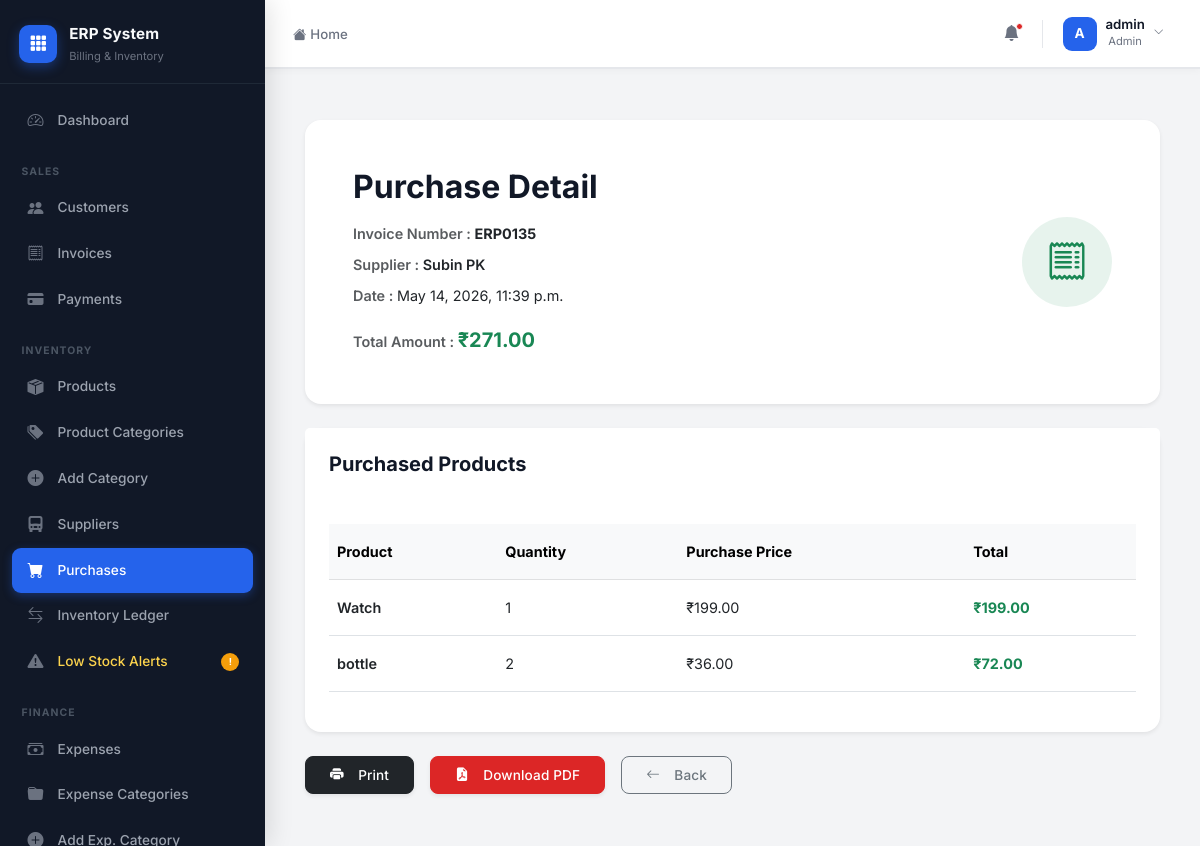
/purchases/12/ (signed in), run on the app's committed database.
### accounts/models.py (models this page shows)
class CustomUser(AbstractUser):
    ROLE_CHOICES = (
        ('admin', 'Admin'),
        ('staff', 'Staff'),
        ('accountant', 'Accountant'),
    )
    role = models.CharField(max_length=20, choices=ROLE_CHOICES, default='staff')
    phone = models.CharField(max_length=15, blank=True, null=True)

### purchases/models.py (models this page shows, shortened)
class Purchase(models.Model):
    supplier = models.ForeignKey(
        Supplier,
        on_delete=models.CASCADE,
        related_name='purchases'
    )
    invoice_number = models.CharField(
        max_length=100,
        unique=True
    )
    date = models.DateTimeField(
        auto_now_add=True
    )
    created_by = models.ForeignKey(
        CustomUser,
        on_delete=models.SET_NULL,
        null=True,
        blank=True
    )
    total_amount = models.DecimalField(
        max_digits=12,
        decimal_places=2,
        default=0
    )
    class Meta:
        ordering = ['-id']

class PurchaseItem(models.Model):
    purchase = models.ForeignKey(
        Purchase,
        on_delete=models.CASCADE,
        related_name='items'
    )
    product = models.ForeignKey(
        Product,
        on_delete=models.CASCADE,
        related_name='purchase_items'
    )
    quantity = models.PositiveIntegerField(
        default=1
    )
    purchase_price = models.DecimalField(
        max_digits=12,
        decimal_places=2
    )
    class Meta:
        ordering = ['id']
    @property
    def total_price(self):
        return self.quantity * self.purchase_price

### suppliers/models.py (models this page shows, shortened)
class Supplier(models.Model):
    name = models.CharField(max_length=200)
    company_name = models.CharField(
        max_length=200,
        blank=True,
        null=True
    )
    phone = models.CharField(max_length=15)
    email = models.EmailField(
        blank=True,
        null=True
    )
    gst_number = models.CharField(
        max_length=20,
        blank=True,
        null=True
    )
    address = models.TextField()
    created_at = models.DateTimeField(
        auto_now_add=True
    )

### products/models.py (models this page shows, shortened)
class Product(models.Model):
    name = models.CharField(max_length=255)
    sku = models.CharField(max_length=50, unique=True)
    category = models.ForeignKey(Category, on_delete=models.SET_NULL, null=True)
    purchase_price = models.DecimalField(max_digits=10, decimal_places=2)
    selling_price = models.DecimalField(max_digits=10, decimal_places=2)
    stock = models.IntegerField(default=0)
    low_stock_threshold = models.IntegerField(default=5)
    created_at = models.DateTimeField(auto_now_add=True)

### purchases/views.py (the view)
@login_required
@admin_required
def purchase_detail(request, pk):
    purchase = get_object_or_404(
        Purchase.objects.prefetch_related(
            'items__product'
        ),
        pk=pk
    )
    return render(
        request,
        'purchases/purchase_detail.html',
        {
            'purchase': purchase
        }
    )

### templates/purchases/purchase_detail.html (shortened to what this page needs)
{% extends 'layouts/admin_base.html' %}
{% block admin_content %}
<div class="container-fluid py-4">
    <div id="purchase-area">
        <div class="card border-0 shadow-sm rounded-4 mb-4">
            <div class="card-body p-4 p-md-5">
                <div class="d-flex justify-content-between align-items-center flex-wrap gap-3">
                    <div>
                        <h2 class="fw-bold mb-3">
                            Purchase Detail
                        </h2>
                        <div class="mb-2">
                            <span class="text-muted fw-semibold">
                                Invoice Number :
                            </span>
                            <span class="fw-bold">
                                {{ purchase.invoice_number }}
                            </span>
                        </div>
                        <div class="mb-2">
                            <span class="text-muted fw-semibold">
                                Supplier :
                            </span>
                            <span class="fw-semibold">
                                {{ purchase.supplier.name }}
                            </span>
                        </div>
                        <div class="mb-2">
                            <span class="text-muted fw-semibold">
                                Date :
                            </span>
                            <span>
                                {{ purchase.date }}
                            </span>
                        </div>
                        <div class="mt-3">
                            <span class="text-muted fw-semibold">
                                Total Amount :
                            </span>
                            <span class="fw-bold text-success fs-5">
                                ₹{{ purchase.total_amount }}
                            </span>
                        </div>
                    </div>
                    <div class="bg-success bg-opacity-10 rounded-circle d-flex align-items-center justify-content-center"
                         style="width:90px;height:90px;">
                        <i class="bi bi-receipt text-success fs-1"></i>
                    </div>
                </div>
            </div>
        </div>
        <div class="card border-0 shadow-sm rounded-4">
            <div class="card-header bg-white border-0 p-4">
                <h5 class="fw-bold mb-0">
                    Purchased Products
                </h5>
            </div>
            <div class="card-body p-4">
                <div class="table-responsive">
                    <table class="table table-hover align-middle">
                        <thead class="table-light">
                            <tr>
                                <th class="py-3">
                                    Product
                                </th>
                                <th class="py-3">
                                    Quantity
                                </th>
                                <th class="py-3">
                                    Purchase Price
                                </th>
                                <th class="py-3">
                                    Total
                                </th>
                            </tr>
                        </thead>
                        <tbody>
                            {% for item in purchase.items.all %}
                            <tr>
                                <td class="fw-semibold py-3">
                                    {{ item.product.name }}
                                </td>
                                <td>
                                    {{ item.quantity }}
                                </td>
                                <td>
                                    ₹{{ item.purchase_price }}
                                </td>
                                <td class="fw-bold text-success">
                                    ₹{{ item.total_price }}
                                </td>
                            </tr>
                            {% endfor %}
                        </tbody>
                    </table>
                </div>
            </div>
        </div>
    </div>
    <div class="d-flex gap-3 mt-4 flex-wrap no-print">
        <button onclick="printInvoice()"
                class="btn btn-dark px-4 py-2 rounded-3 shadow-sm">
            <i class="bi bi-printer-fill me-2"></i>
            Print
        </button>
        <button onclick="downloadPDF()"
                class="btn btn-danger px-4 py-2 rounded-3 shadow-sm">
            <i class="bi bi-file-earmark-pdf-fill me-2"></i>
            Download PDF
        </button>
        <a href="{% url 'purchase_list' %}"
           class="btn btn-outline-secondary px-4 py-2 rounded-3">
            <i class="bi bi-arrow-left me-2"></i>
            Back
        </a>
    </div>
</div>
{% endblock %}

### templates/layouts/admin_base.html (shortened to what this page needs)
{% extends 'base.html' %}
{% block content %}
<div class="erp-shell">
    <aside class="erp-sidebar" id="erpSidebar">
        <div class="sidebar-logo">
            <div class="logo-icon">
                <i class="bi bi-grid-3x3-gap-fill"></i>
            </div>
            <div class="logo-text">
                <span class="logo-name">ERP System</span>
                <span class="logo-sub">Billing & Inventory</span>
            </div>
        </div>
        <nav class="sidebar-nav" id="sidebarNav">
            <a href="{% url 'admin_dashboard' %}"
               class="nav-item {% if request.resolver_match.url_name == 'admin_dashboard' %}active{% endif %}">
                <span class="nav-icon"><i class="bi bi-speedometer2"></i></span>
                <span class="nav-label">Dashboard</span>
            </a>
            <div class="nav-section-label">Sales</div>
            <a href="{% url 'customer_list' %}"
               class="nav-item {% if 'customer' in request.resolver_match.url_name %}active{% endif %}">
                <span class="nav-icon"><i class="bi bi-people-fill"></i></span>
                <span class="nav-label">Customers</span>
            </a>
            <a href="{% url 'invoice_list' %}"
               class="nav-item {% if 'invoice' in request.resolver_match.url_name %}active{% endif %}">
                <span class="nav-icon"><i class="bi bi-receipt"></i></span>
                <span class="nav-label">Invoices</span>
            </a>
            {% if request.user.role == 'admin' or request.user.role == 'accountant' %}
            <a href="{% url 'payment_list' %}"
               class="nav-item {% if 'payment' in request.resolver_match.url_name %}active{% endif %}">
                <span class="nav-icon"><i class="bi bi-credit-card-fill"></i></span>
                <span class="nav-label">Payments</span>
            </a>
            {% endif %}
            <div class="nav-section-label">Inventory</div>
            <a href="{% url 'product_list' %}"
               class="nav-item {% if request.resolver_match.url_name == 'product_list' %}active{% endif %}">
                <span class="nav-icon"><i class="bi bi-box-seam-fill"></i></span>
                <span class="nav-label">Products</span>
            </a>
            {% if request.user.role == 'admin' %}
            <a href="{% url 'category_list' %}"
               class="nav-item {% if 'category' in request.resolver_match.url_name %}active{% endif %}">
                <span class="nav-icon"><i class="bi bi-tags-fill"></i></span>
                <span class="nav-label">Product Categories</span>
            </a>
            <a href="{% url 'add_category' %}"
               class="nav-item {% if request.resolver_match.url_name == 'add_category' %}active{% endif %}">
                <span class="nav-icon"><i class="bi bi-plus-circle-fill"></i></span>
                <span class="nav-label">Add Category</span>
            </a>
            <a href="{% url 'supplier_list' %}"
               class="nav-item {% if 'supplier' in request.resolver_match.url_name %}active{% endif %}">
                <span class="nav-icon"><i class="bi bi-truck-front-fill"></i></span>
                <span class="nav-label">Suppliers</span>
            </a>
            <a href="{% url 'purchase_list' %}"
               class="nav-item {% if 'purchase' in request.resolver_match.url_name %}active{% endif %}">
                <span class="nav-icon"><i class="bi bi-cart-fill"></i></span>
                <span class="nav-label">Purchases</span>
            </a>
            {% endif %}
            <a href="{% url 'stock_movement_list' %}"
               class="nav-item {% if 'stock' in request.resolver_match.url_name %}active{% endif %}">
                <span class="nav-icon"><i class="bi bi-arrow-left-right"></i></span>
                <span class="nav-label">Inventory Ledger</span>
            </a>
            <a href="{% url 'product_list' %}" class="nav-item nav-warning">
                <span class="nav-icon"><i class="bi bi-exclamation-triangle-fill"></i></span>
                <span class="nav-label">Low Stock Alerts</span>
                <span class="nav-badge">!</span>
            </a>
            {% if request.user.role == 'admin' or request.user.role == 'accountant' %}
            <div class="nav-section-label">Finance</div>
            <a href="{% url 'expense_list' %}"
               class="nav-item {% if 'expense' in request.resolver_match.url_name %}active{% endif %}">
                <span class="nav-icon"><i class="bi bi-cash-stack"></i></span>
                <span class="nav-label">Expenses</span>
            </a>
            <a href="{% url 'expense_category_list' %}"
               class="nav-item {% if 'expense_category' in request.resolver_match.url_name %}active{% endif %}">
                <span class="nav-icon"><i class="bi bi-folder-fill"></i></span>
                <span class="nav-label">Expense Categories</span>
            </a>
            {% if request.user.role == 'admin' %}
            <a href="{% url 'create_expense_category' %}"
               class="nav-item {% if request.resolver_match.url_name == 'create_expense_category' %}active{% endif %}">
                <span class="nav-icon"><i class="bi bi-plus-circle-fill"></i></span>
                <span class="nav-label">Add Exp. Category</span>
            </a>
            {% endif %}
            {% endif %}
        </nav>
    </aside>
    <div class="erp-main">
        <header class="erp-topbar">
            <div class="topbar-left">
                <nav aria-label="breadcrumb">
                    <ol class="breadcrumb mb-0">
                        <li class="breadcrumb-item">
                            <a href="{% url 'admin_dashboard' %}">
                                <i class="bi bi-house-fill me-1"></i>Home
                            </a>
                        </li>
                    </ol>
                </nav>
            </div>
            <div class="topbar-right">
                <button class="topbar-icon-btn" title="Notifications">
                    <i class="bi bi-bell-fill"></i>
                    <span class="notif-dot"></span>
                </button>
                <div class="dropdown">
                    <button class="topbar-user-btn dropdown-toggle" data-bs-toggle="dropdown" aria-expanded="false">
                        <div class="topbar-avatar">
                            {{ request.user.username|slice:":1"|upper }}
                        </div>
                        <div class="topbar-user-info d-none d-sm-block">
                            <div class="topbar-username">{{ request.user.username }}</div>
                            <div class="topbar-userrole">{{ request.user.role|title }}</div>
                        </div>
                        <i class="bi bi-chevron-down topbar-chevron d-none d-sm-block"></i>
                    </button>
                </div>
            </div>
        </header>
        <main class="erp-page-content page-content">
            {% block admin_content %}{% endblock %}
        </main>
    </div>
</div>
{% endblock %}

### data on the page
CustomUser: user.username "A", user.username "admin", user.role "Admin"
Purchase: invoice_number "ERP0135", supplier.name "Subin PK", date "May 14, 2026, 11:39 p.m.", total_amount "271.00"
PurchaseItem: product.name "Watch", quantity "1", purchase_price "199.00", total_price "199.00"
PurchaseItem: product.name "bottle", quantity "2", purchase_price "36.00", total_price "72.00"
